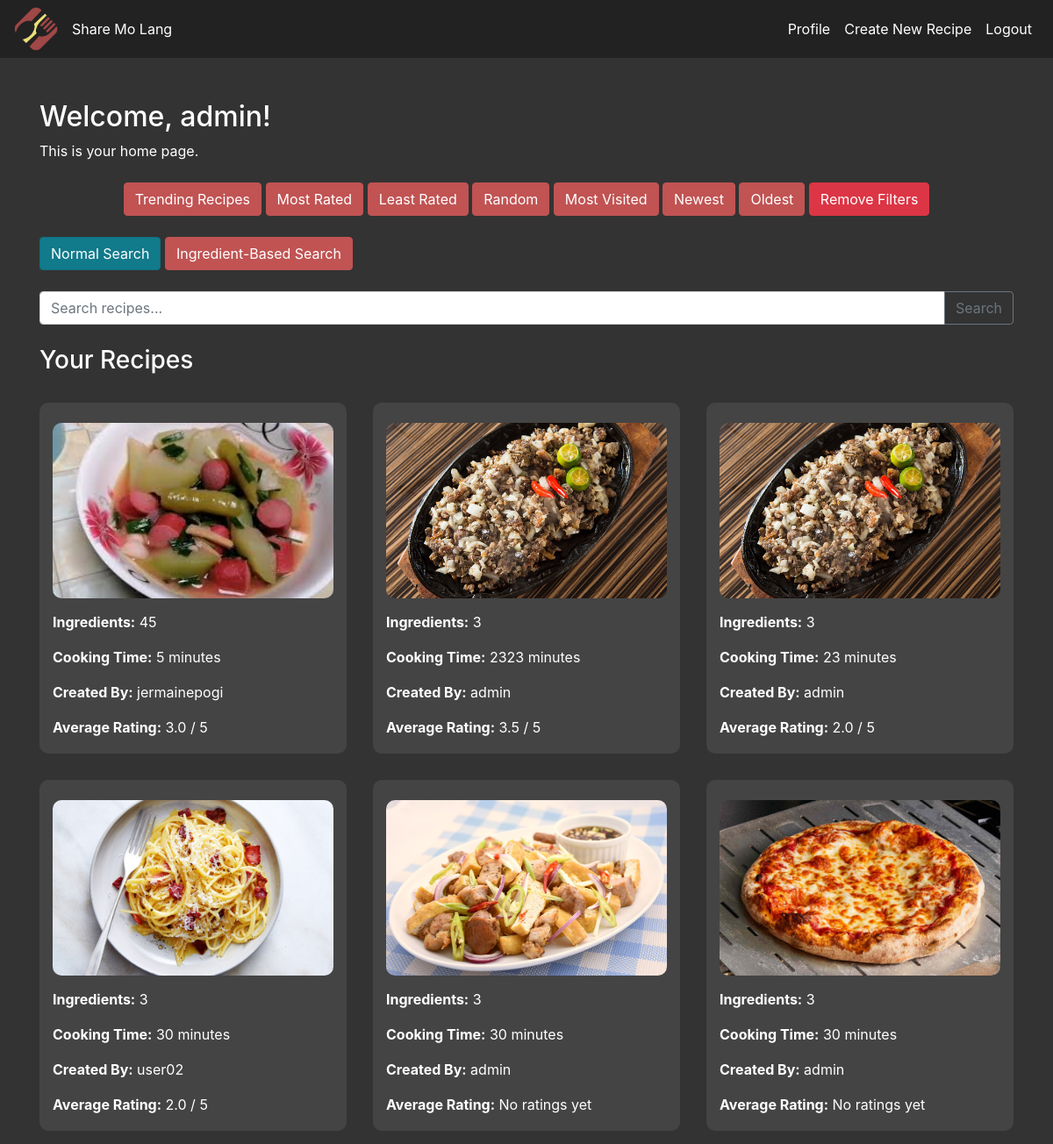
Page /home/?order=trending (signed in) on the earlier database version.
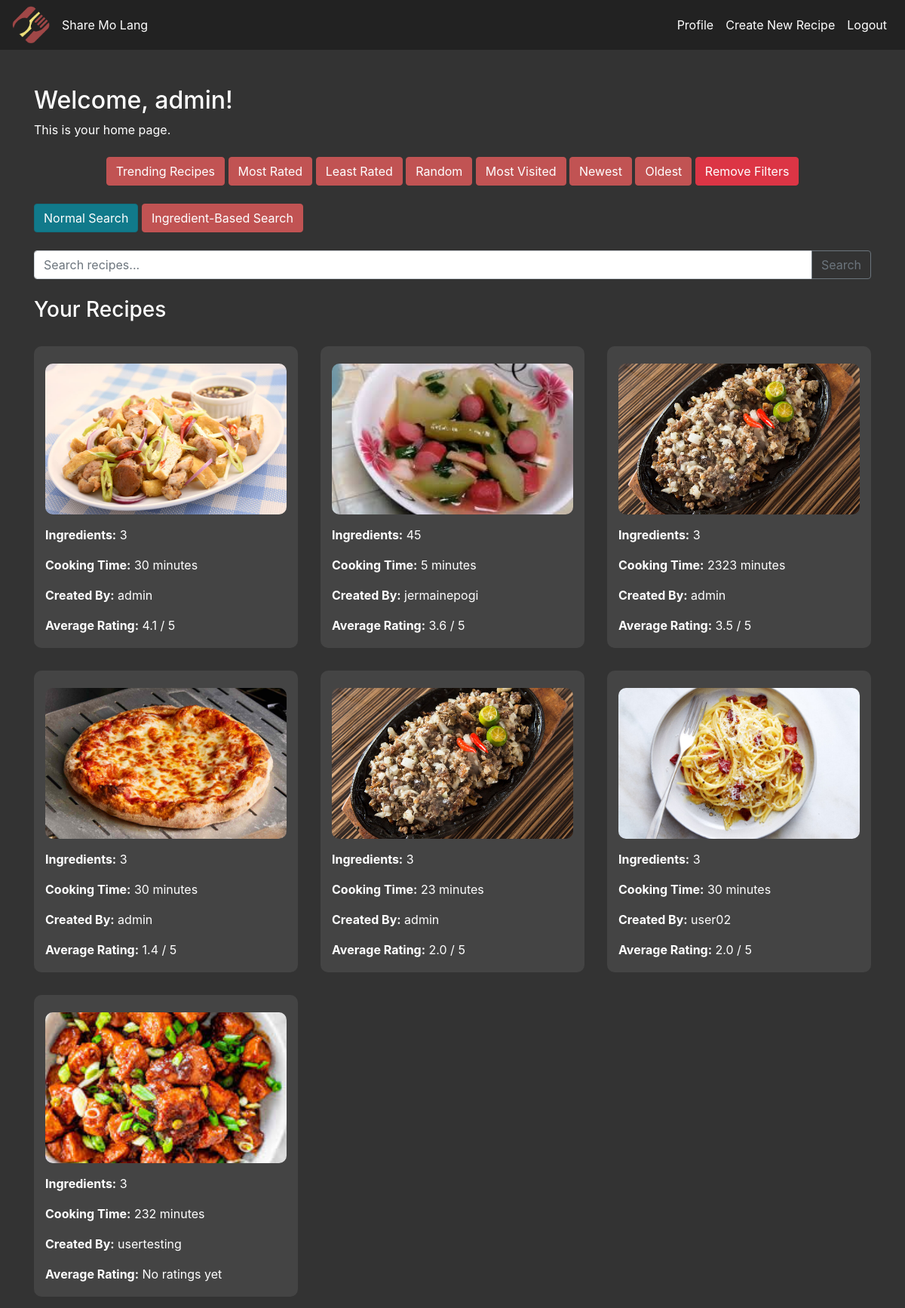
Same page on the later database version.
### recipes/models.py (models this page shows, shortened)
class Recipe(models.Model):
    user = models.ForeignKey(User, on_delete=models.CASCADE, blank=True, null=True)
    name = models.CharField(max_length=100)
    image = models.ImageField(blank=True, null=True, upload_to='images/')
    ingredients = models.IntegerField(blank=True, null=True)
    minutes = models.IntegerField(blank=True, null=True)
    calories = models.IntegerField(blank=True, null=True)
    ingredientsList = models.TextField(blank=True, null=True)
    directions = models.TextField(blank=True, null=True)
    created_at = models.DateTimeField(auto_now_add=True)
    views = models.ManyToManyField(User, related_name='viewed_recipes', blank=True)
    view_count = models.IntegerField(default=0)

### recipes/views.py (the view)
# urls.py: path('home/', RecipeListView.as_view(), name='home'),
class RecipeListView(LoginRequiredMixin, ListView):
    model = Recipe
    template_name = 'home/home.html'
    context_object_name = 'recipes'
    login_url = 'login'
    def get_queryset(self):
        search_query = self.request.GET.get('search')
        ingredients_query = self.request.GET.get('fridge')
        order = self.request.GET.get('order')
        queryset = Recipe.objects.all()
        time_threshold = now() - timedelta(days=7)
        if ingredients_query:
            ingredients = [ingredient.strip().lower() for ingredient in ingredients_query.split(',')]
            queryset = queryset.filter(
                Q(ingredientsList__icontains=ingredients[0])
            ) if ingredients else queryset
        if search_query:
            queryset = queryset.filter(
                Q(name__icontains=search_query.lower())
            )
        queryset = queryset.annotate(
            average_rating=Avg('ratings__score'), #get recipe rating
            views_count=Count('views'),  # Count all views on each recipe
            comments_count=Count('comments', filter=Q(comments__created_at__gte=time_threshold))  # Filter comments last 7 days
        )
        queryset = queryset.annotate(
            trending_score=(
                Count('views') * 1 +  # Weight views by 1
                Count('comments', filter=Q(comments__created_at__gte=time_threshold)) * 2 +  # Weight recent comments by 2
                Avg('ratings__score') * 3  # Weight ratings by 3
            )
        )
        if order == 'highest':
            queryset = queryset.order_by('-average_rating', '-created_at')
        elif order == 'lowest':
            queryset = queryset.order_by('average_rating', '-created_at')
        elif order == 'most_views':
            queryset = queryset.order_by('-views_count')
        elif order == 'trending':
            queryset = queryset.order_by('-trending_score')
        elif order == 'newest':
            queryset = queryset.order_by('-created_at')
        elif order == 'oldest':
              queryset = queryset.order_by('created_at')
        else:
            queryset = queryset.order_by('?')
        return queryset

### templates/home/home.html (shortened to what this page needs)
<!DOCTYPE html>
<html lang="en">
    {% load static %}
<head>
    <link rel="stylesheet" href="https://stackpath.bootstrapcdn.com/bootstrap/4.5.2/css/bootstrap.min.css">
    <link rel="stylesheet" href="{% static 'css/home.css' %}">
</head>
<body>
    <nav class="navbar navbar-expand-lg">
        <img src="{% static 'css/logo.png' %}" alt="Logo" class="logo" />
       <a class="nav-link" href="{% url 'home' %}">Share Mo Lang</a>
        <div class="collapse navbar-collapse" id="navbarNav">
            <ul class="navbar-nav ml-auto">
                <li class="nav-item">
                    <a class="nav-link" href="{% url 'profile' %}">Profile</a>
                </li>
                <li class="nav-item">
                    <a class="nav-link" href="{% url 'recipe-create' %}">Create New Recipe</a>
                </li>
                <li class="nav-item">
                    <a class="nav-link text-danger" href="{% url 'logout' %}">Logout</a>
                </li>
            </ul>
        </div>
    </nav>
    <div class="container mt-5">
        <h2>Welcome, {{ request.user.username }}!</h2>
        <p>This is your home page.</p>
        <div class="text-center mt-4">
            <a href="{% url 'home' %}?order=trending" class="btn btn-info">Trending Recipes</a>
            <a href="{% url 'home' %}?order=highest" class="btn btn-info">Most Rated</a>
            <a href="{% url 'home' %}?order=lowest" class="btn btn-info">Least Rated</a>
            <a href="{% url 'home' %}" class="btn btn-info">Random</a>
            <a href="?order=most_views" class="btn btn-info">Most Visited</a>
            <a href="?order=newest" class="btn btn-info">Newest</a>
            <a href="?order=oldest" class="btn btn-info">Oldest</a>
            <a href="{% url 'home' %}" class="btn btn-danger">Remove Filters</a>
        </div>
        <div class="mt-4">
            <button id="normalSearchButton" class="btn btn-info" onclick="setSearchMode('standard')">Normal Search</button>
            <button id="fridgeSearchButton" class="btn btn-info" onclick="setSearchMode('fridge')">Ingredient-Based Search</button>
        </div>
        <form method="GET" action="{% url 'home' %}" id="standardSearchForm" class="mt-4">
            <div class="input-group">
                <input type="text" name="search" class="form-control" placeholder="Search recipes..." aria-label="Search recipes">
                <div class="input-group-append">
                    <button class="btn btn-outline-secondary" type="submit">Search</button>
                </div>
            </div>
        </form>
        <h3 class="mt-4">Your Recipes</h3>
        <div class="row mt-3">
            {% for recipe in recipes %}
                <div class="col-md-4">
                    <div class="recipe-card">
                        {% if recipe.image %}
                            <a href="{% url 'recipe-detail' recipe.id %}">
                                <img src="{{ recipe.image.url }}" alt="{{ recipe.name }}" class="img-fluid recipe-image">
                            </a>
                        {% endif %}
                        <p><strong>Ingredients:</strong> {{ recipe.ingredients }}</p>
                        <p><strong>Cooking Time:</strong> {{ recipe.minutes }} minutes</p>
                        {% if recipe.user %}
                            <p><strong>Created By:</strong> {{ recipe.user.username }}</p>
                        {% else %}
                            <p><strong>Created By:</strong> Unknown</p>
                        {% endif %}
                        {% if recipe.average_rating %}
                            <p><strong>Average Rating:</strong> {{ recipe.average_rating|floatformat:1 }} / 5</p>
                        {% else %}
                            <p><strong>Average Rating:</strong> No ratings yet</p>
                        {% endif %}
                    </div>
                </div>
            {% empty %}
                <div class="col-12">
                    <p>No recipes found.</p>
                </div>
            {% endfor %}
        </div>
    </div>
</body>
</html>

### static/css/home.css (style rules this page uses)
body { background-color: #333; color: #fff; }
.navbar { background-color: #222; }
.navbar-brand, .nav-link { color: #fff !important; }
.recipe-card { background-color: #444; border-radius: 10px; padding: 15px; margin: 15px 0; transition: transform 0.3s; height: 400px; display: flex; flex-direction: column; justify-content: space-between; }
.btn-info { background-color: #C15353; border-color: #C15353; }
.logo { width: 50px; height: auto; }
.recipe-image { width: 100%; height: 200px; object-fit: cover; border-radius: 10px; margin-bottom: 15px; }

Differences in the rows shown:
changed Recipe (number 1 of 7 on the later page): average_rating (not shown) → "4.1"; text "No ratings yet" → "/ 5"; moves up the list
changed Recipe "jermainepogi": average_rating "3.0" → "3.6"
changed Recipe (number 4 of 7 on the later page): average_rating (not shown) → "1.4"; text "No ratings yet" → "/ 5"; moves up the list
added Recipe: image (picture), ingredients "3", minutes "232", user.username "usertesting", shows "Average Rating:"
